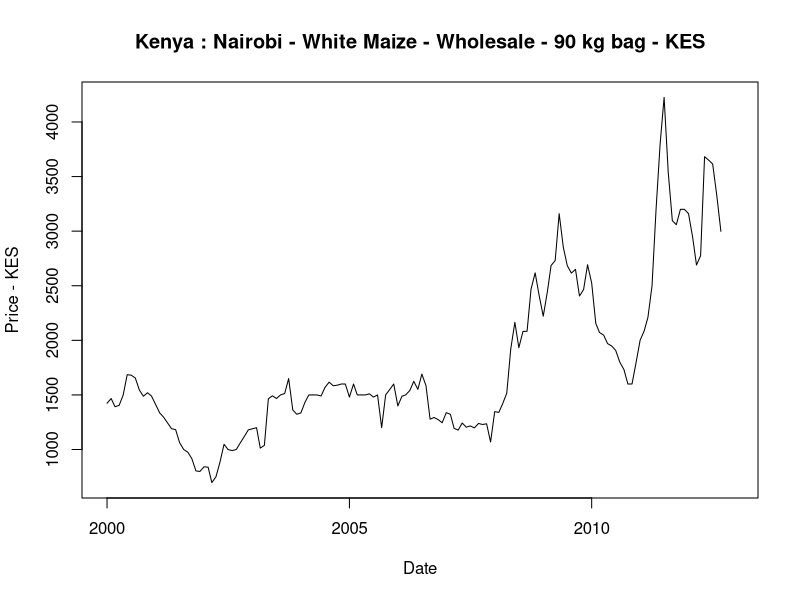
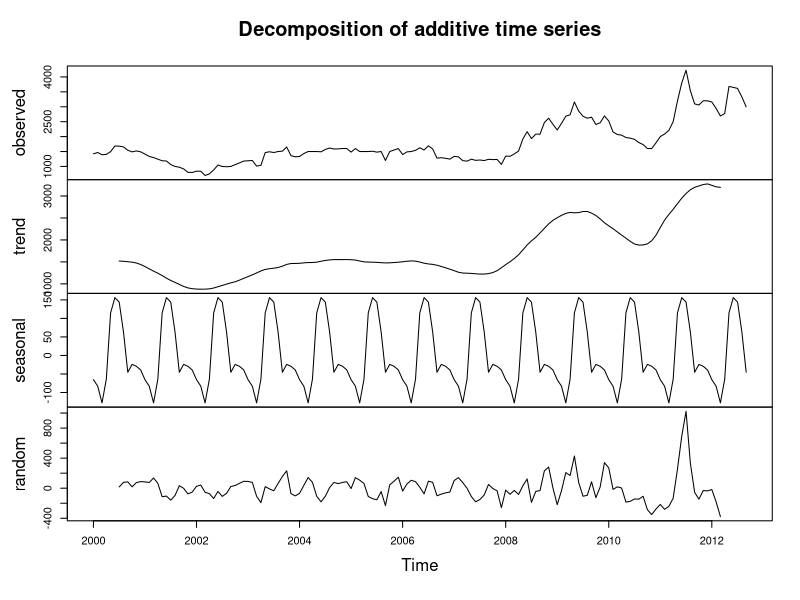
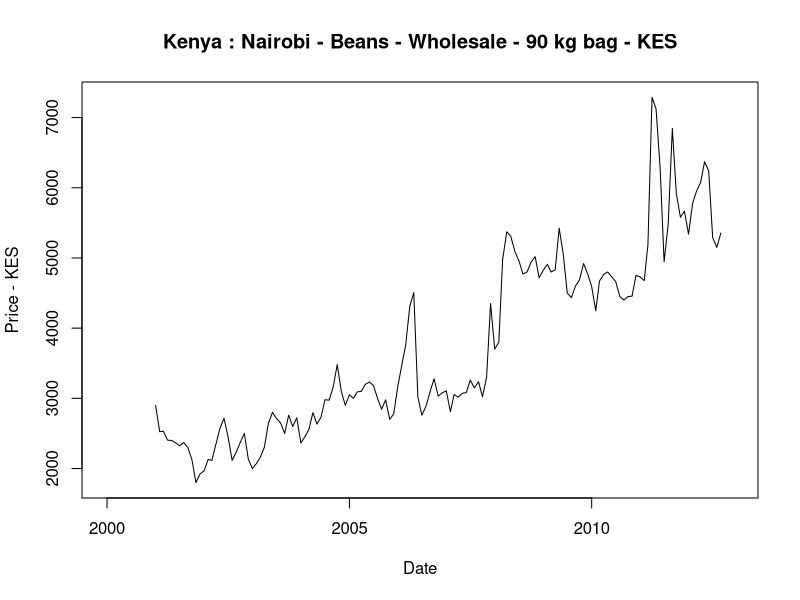
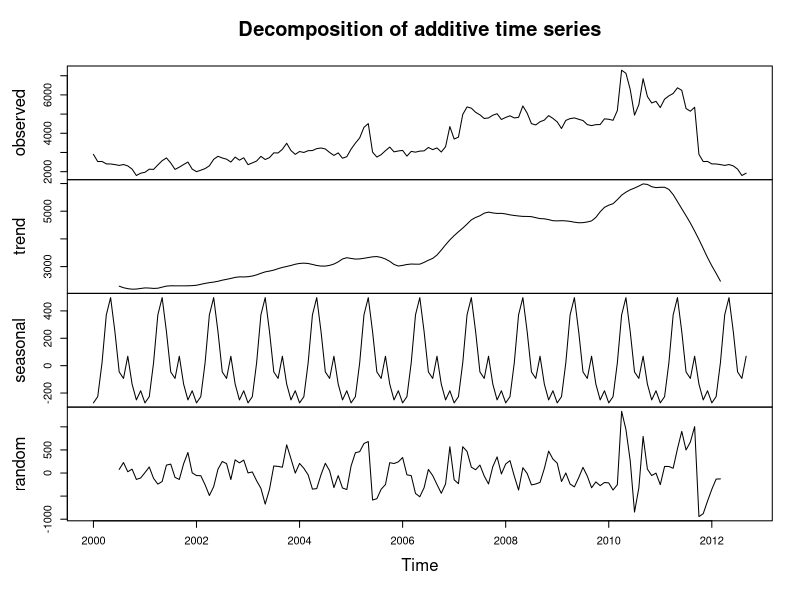
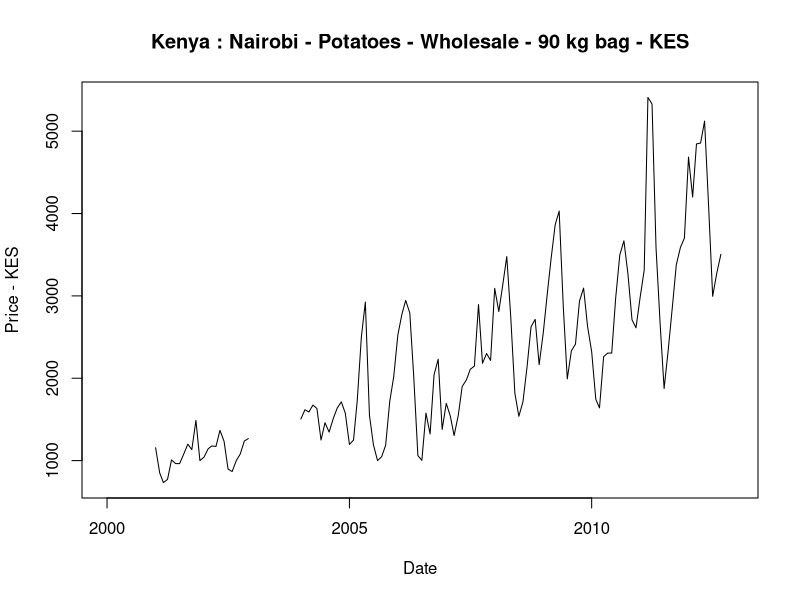
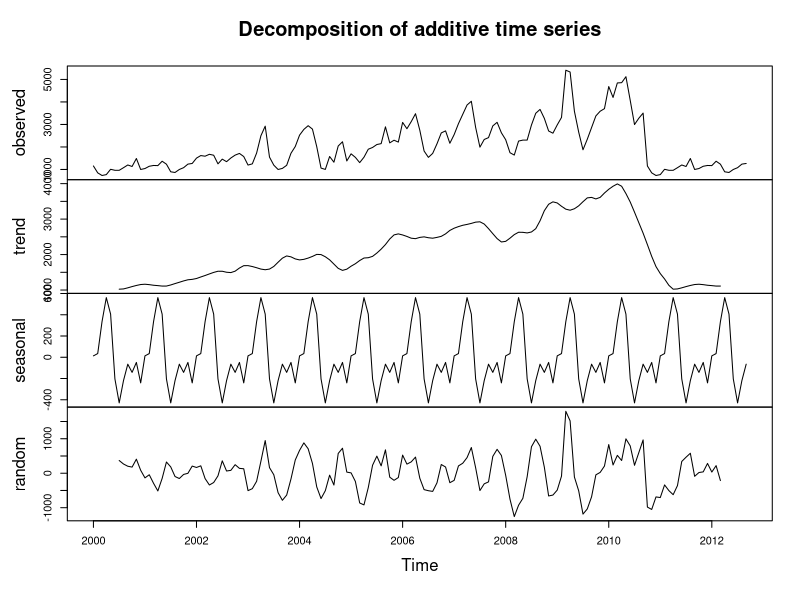
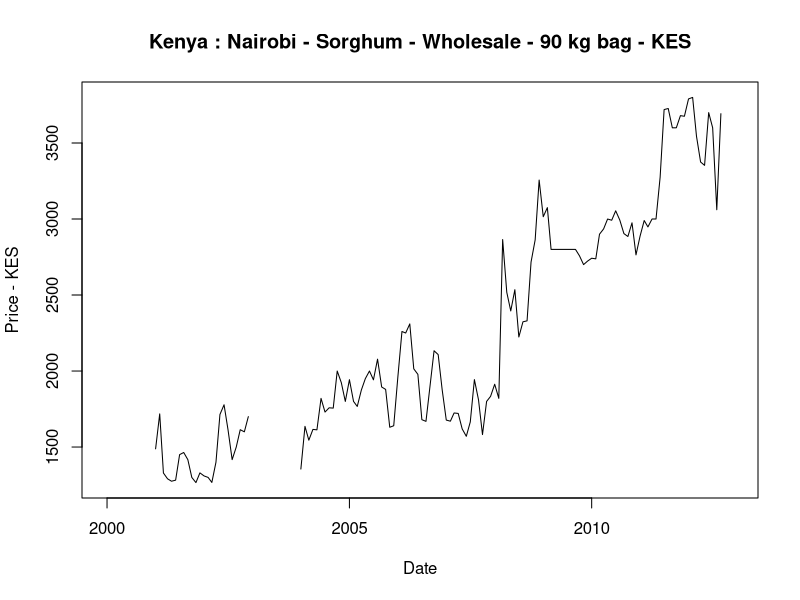
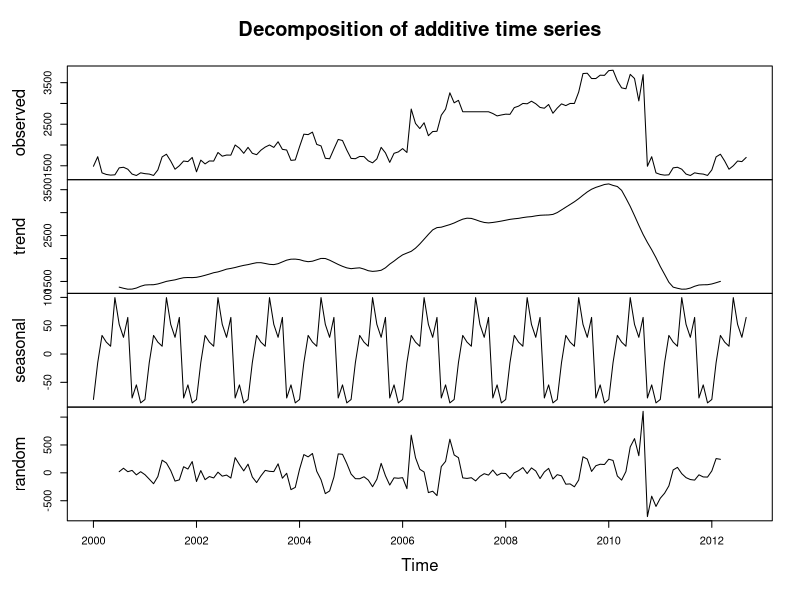

The R source for these figures, in order:
raw_ken <- read.csv('data/Kenya (without comma).csv', as.is=TRUE)
raw_ken_rows_nb <- length(raw_ken[,1])

# remove headers (5 lines)
ken <- raw_ken[-(1:5),]

# renaming columns
colnames(ken)[c(3, 4)] <- c("Month", "Year")

# reformat, and convert before plotting
ken$Date <- as.Date(paste0("01", "-", ken$Month, "-", ken$Year), format="%d-%m-%Y")

plotColumn <- function(colnb) {
	colname <- paste0("Kenya.", colnb)
	colvals <- as.numeric(ken[[colname]])
	
	# R expert : find better way to concat plz
	titl = paste0(raw_ken[1, colname], " - ", raw_ken[2, colname], " - ", raw_ken[3, colname], " - ", raw_ken[4, colname], " - ", raw_ken[5, colname])
	
	# actual plotting
	plot(ken$Date, colvals, type="l", xlab = "Date", ylab = paste0("Price - ", raw_ken[5, colname]))
	title(paste0("Kenya : ", titl))	
}

getColname <- function(colnb) { 
	paste0("Kenya.", colnb) 
}

decomposeColumn <- function(colnb) {
	vals <- as.numeric(ken[[getColname(colnb)]]) 
	col_ts <- ts(vals[!is.na(vals)], frequency=12, start=c(2000,1), end=c(2012,9))	
	col_dec <- decompose(col_ts)
	plot(col_dec)
	col_dec
}

for(i in 1:48) {
	plotColumn(i)
	decomposeColumn(i)
}
